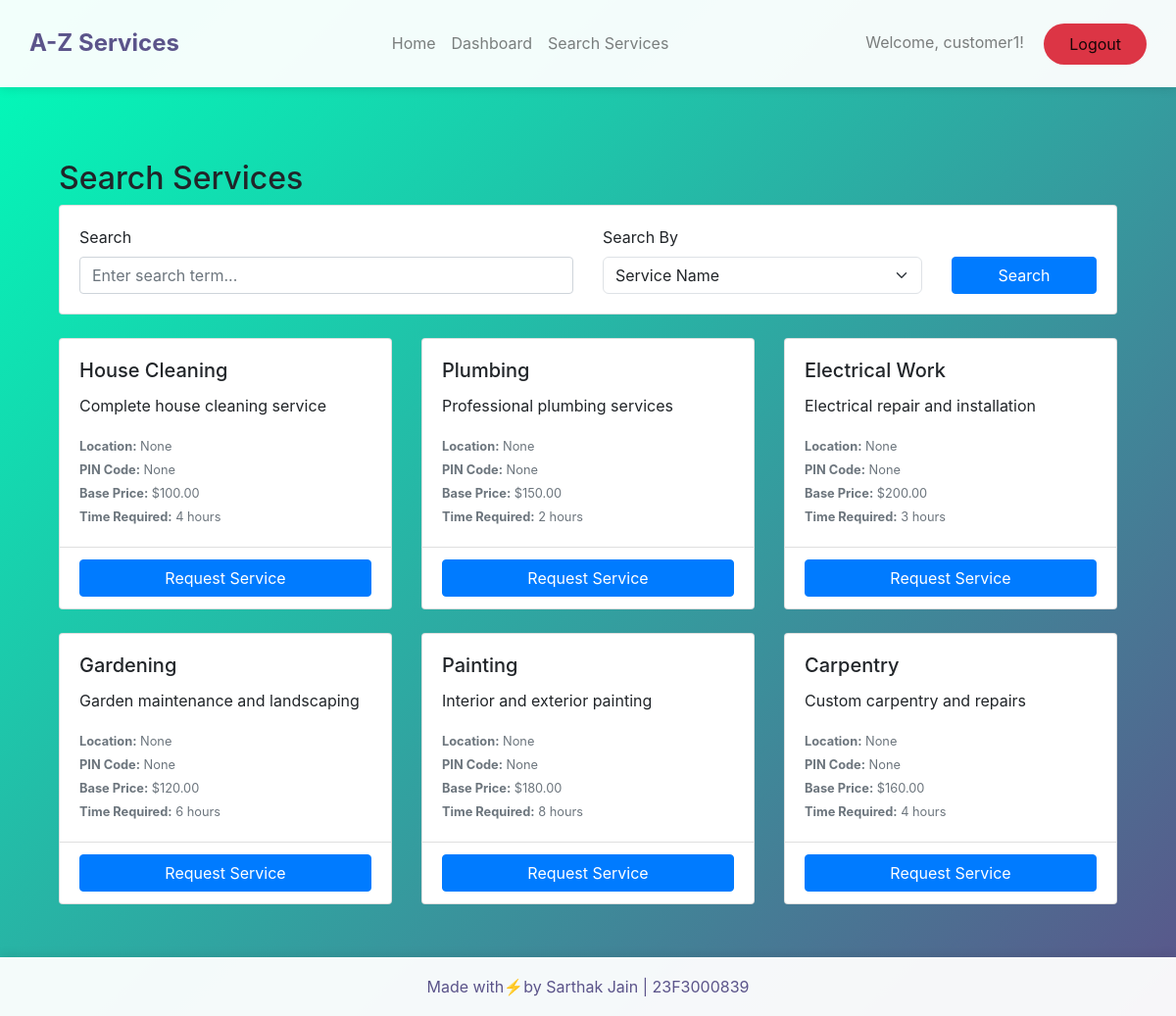
Page /customer/search_services (signed in) on the committed database.
### app/models.py (models this page shows, shortened)
class User(UserMixin, db.Model):
    __tablename__ = 'user'
    id = db.Column(db.Integer, primary_key=True)
    username = db.Column(db.String(80), unique=True, nullable=False)
    password = db.Column(db.String(120), nullable=False)
    role = db.Column(db.String(20), nullable=False)  # 'admin', 'professional', 'customer'
    is_approved = db.Column(db.Boolean, default=False)
    is_blocked = db.Column(db.Boolean, default=False)
    average_rating = db.Column(db.Float, default=0.0)
    location = db.Column(db.String(100))
    pincode = db.Column(db.String(6))
    professional_id = db.Column(db.String(8), unique=True)  # For format PRO12345
    service_requests_made = db.relationship('ServiceRequest',
                                          foreign_keys='ServiceRequest.customer_id',
                                          backref='customer')
    service_requests_received = db.relationship('ServiceRequest',
                                              foreign_keys='ServiceRequest.professional_id',
                                              backref='professional')
    reviews_given = db.relationship('Review',
                                  foreign_keys='Review.customer_id',
                                  backref='reviewer')
    reviews_received = db.relationship('Review',
                                     foreign_keys='Review.professional_id',
                                     backref='reviewed_professional')

class Service(db.Model):
    __tablename__ = 'service'
    id = db.Column(db.Integer, primary_key=True)
    name = db.Column(db.String(100), nullable=False)
    description = db.Column(db.Text, nullable=False)
    base_price = db.Column(db.Float, nullable=False)
    time_required = db.Column(db.String(50), nullable=False)
    location = db.Column(db.String(100))
    pincode = db.Column(db.String(10))
    created_at = db.Column(db.DateTime, default=datetime.utcnow)
    service_requests = db.relationship('ServiceRequest', backref='requested_service')

### app/views/customer.py (the view)
@customer_bp.route('/search_services', methods=['GET', 'POST'])
@customer_required
def search_services():
    form = ServiceSearchForm()
    services = []
    if form.validate_on_submit() or request.args.get('search_term'):
        search_term = form.search_term.data or request.args.get('search_term')
        search_type = form.search_type.data or request.args.get('search_type', 'name')
        if search_term:
            if search_type == 'name':
                services = Service.query.filter(Service.name.ilike(f'%{search_term}%')).all()
            elif search_type == 'location':
                services = Service.query.filter(Service.location.ilike(f'%{search_term}%')).all()
            elif search_type == 'pincode':
                services = Service.query.filter(Service.pincode == search_term).all()
            elif search_type == 'id':
                try:
                    service_id = int(search_term)
                    services = Service.query.filter_by(id=service_id).all()
                except ValueError:
                    flash('Invalid Service ID', 'danger')
        else:
            services = Service.query.all()
    else:
        services = Service.query.all()
    return render_template('customer/search_services.html',
                         form=form,
                         services=services)

### app/forms.py
class ServiceSearchForm(FlaskForm):
    search_term = StringField('Search', validators=[Optional()])
    search_type = SelectField('Search By',
                            choices=[
                                ('name', 'Service Name'),
                                ('location', 'Location'),
                                ('pincode', 'PIN Code'),
                                ('id', 'Service ID')
                            ])
    submit = SubmitField('Search')

### app/__init__.py (called while the page is built)
def create_app(config_class=Config):
    app = Flask(__name__)
    app.config.from_object(config_class)
    db.init_app(app)
    migrate.init_app(app, db)
    login_manager.init_app(app)
    login_manager.login_view = 'main.login'
    from .models import User
    @login_manager.user_loader
    def load_user(user_id):
        return User.query.get(int(user_id))
    from .views.admin import admin_bp
    from .views.customer import customer_bp
    from .views.professional import professional_bp
    from .routes import main_bp
    app.register_blueprint(admin_bp, url_prefix='/admin')
    app.register_blueprint(customer_bp, url_prefix='/customer')
    app.register_blueprint(professional_bp, url_prefix='/professional')
    app.register_blueprint(main_bp)
    with app.app_context():
        db.create_all()
    return app

### app/views/customer.py (called while the page is built)
def customer_required(f):
    @wraps(f)
    @login_required
    def decorated_function(*args, **kwargs):
        if not current_user.role == 'customer':
            flash('You must be a customer to access this page.', 'danger')
            return redirect(url_for('main.index'))
        return f(*args, **kwargs)
    return decorated_function

### app/templates/customer/search_services.html
{% extends "layout.html" %}
{% block content %}
<div class="container mt-4">
    <h2>Search Services</h2>
    <div class="card mb-4">
        <div class="card-body">
            <form method="GET" class="row g-3 align-items-end">
                <div class="col-md-6">
                    {{ form.search_term.label(class="form-label") }}
                    {{ form.search_term(class="form-control", placeholder="Enter search term...") }}
                </div>
                <div class="col-md-4">
                    {{ form.search_type.label(class="form-label") }}
                    {{ form.search_type(class="form-select") }}
                </div>
                <div class="col-md-2">
                    {{ form.submit(class="btn btn-primary w-100") }}
                </div>
            </form>
        </div>
    </div>
    <div class="row">
        {% for service in services %}
        <div class="col-md-4 mb-4">
            <div class="card h-100">
                <div class="card-body">
                    <h5 class="card-title">{{ service.name }}</h5>
                    <p class="card-text">{{ service.description }}</p>
                    <p class="card-text">
                        <small class="text-muted">
                            <strong>Location:</strong> {{ service.location }}<br>
                            <strong>PIN Code:</strong> {{ service.pincode }}<br>
                            <strong>Base Price:</strong> ${{ "%.2f"|format(service.base_price) }}<br>
                            <strong>Time Required:</strong> {{ service.time_required }}
                        </small>
                    </p>
                </div>
                <div class="card-footer bg-transparent">
                    <a href="{{ url_for('customer.request_service', service_id=service.id) }}"
                       class="btn btn-primary w-100">Request Service</a>
                </div>
            </div>
        </div>
        {% else %}
        <div class="col-12">
            <div class="alert alert-info">
                No services found matching your search criteria.
            </div>
        </div>
        {% endfor %}
    </div>
</div>
{% endblock %}

### app/templates/layout.html (shortened to what this page needs)
<!DOCTYPE html>
<html lang="en">
<head>
    <link href="https://cdn.jsdelivr.net/npm/bootstrap@5.3.2/dist/css/bootstrap.min.css" rel="stylesheet">
    <link rel="stylesheet" href="https://stackpath.bootstrapcdn.com/bootstrap/4.5.2/css/bootstrap.min.css">
</head>
<body>
    <nav class="navbar navbar-expand-lg navbar-light d-flex justify-content-between">
        <div>
        <a class="navbar-brand" href="{{ url_for('main.index') }}">A-Z Services</a>
        </div>
            <ul class="navbar-nav">
                <li class="nav-item">
                    <a class="nav-link" href="{{ url_for('main.index') }}">Home</a>
                </li>
                {% if current_user.is_authenticated %}
                    <li class="nav-item">
                        {% if current_user.role == 'customer' %}
                            <a class="nav-link" href="{{ url_for('customer.dashboard') }}">Dashboard</a>
                        {% elif current_user.role == 'professional' %}
                            <a class="nav-link" href="{{ url_for('professional.dashboard') }}">Dashboard</a>
                        {% elif current_user.role == 'admin' %}
                            <a class="nav-link" href="{{ url_for('admin.dashboard') }}">Dashboard</a>
                        {% endif %}
                    </li>
                {% endif %}
                {% if current_user.role=="customer" %}
                <li class="nav-item">
                    <a class="nav-link" href="{{ url_for('customer.search_services') }}">Search Services</a>
                </li>
                {% endif %}
            </ul>
            <div class="navbar-text">
                {% if current_user.is_authenticated %}
                    <span class="navbar-text mr-3">Welcome, {{ current_user.username }}!</span>
                    <a class="btn btn-logout" href="{{ url_for('main.logout') }}">Logout</a>
                {% else %}
                    <a class="btn btn-login" href="{{ url_for('main.login') }}">Login</a>
                    <a class="btn btn-register" href="{{ url_for('main.register') }}">Register</a>
                {% endif %}
            </div>
    </nav>
    <div class="page-wrapper">
        <div class="container">
            {% block content %}{% endblock %}
        </div>
    </div>
    <footer class="footer">
        <p class="mb-0">Made with⚡by Sarthak Jain | 23F3000839</p>
    </footer>
</body>
</html>

### app/templates/layout.html (style rules this page uses)
body { background: linear-gradient(135deg, #00feba, #5b548a); min-height: 100vh; padding-bottom: 60px; position: relative; }
.navbar { padding: 15px 30px; background: rgba(255, 255, 255, 0.95) !important; box-shadow: 0 2px 10px rgba(0,0,0,0.1); }
.navbar-brand { font-weight: bold; font-size: 24px; color: #5b548a !important; }
.page-wrapper { padding-top: 50px; padding-bottom: 30px; }
.btn-logout { background: #dc3545; color: white; padding: 8px 25px; border-radius: 25px; }
.footer { position: absolute; bottom: 0; width: 100%; height: 60px; background: rgba(255, 255, 255, 0.95); display: flex; align-items: center; justify-content: center; color: #5b548a; box-shadow: 0 -2px 10px rgba(0,0,0,0.1); }

### rows in the picture
User: username "customer1"
Service: name "House Cleaning", description "Complete house cleaning service", location "None", pincode "None", base_price "100.00", time_required "4 hours"
Service: name "Plumbing", description "Professional plumbing services", location "None", pincode "None", base_price "150.00", time_required "2 hours"
Service: name "Electrical Work", description "Electrical repair and installation", location "None", pincode "None", base_price "200.00", time_required "3 hours"
Service: name "Gardening", description "Garden maintenance and landscaping", location "None", pincode "None", base_price "120.00", time_required "6 hours"
Service: name "Painting", description "Interior and exterior painting", location "None", pincode "None", base_price "180.00", time_required "8 hours"
Service: name "Carpentry", description "Custom carpentry and repairs", location "None", pincode "None", base_price "160.00", time_required "4 hours"
